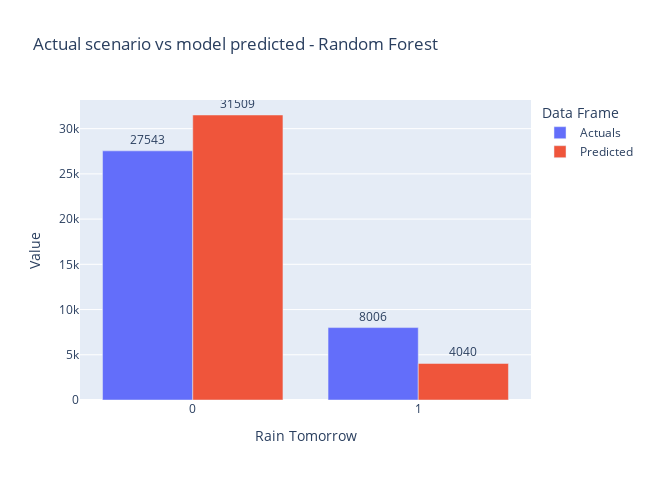

Notebook cell for this chart:
### Code cell
y_valid=pd.DataFrame(y_valid)
#y_valid

y_valid = y_valid['RainTomorrow'].value_counts().sort_index()
#y_valid

#predictions
predictionsdf = pd.DataFrame(predictions, columns=['RainTomorrow_pred'])
#predictionsdf
predictionsdf = predictionsdf['RainTomorrow_pred'].value_counts().sort_index()
#predictionsdf

combined_df = pd.DataFrame({'Rain Tomorrow': y_valid.index, 'Actuals': y_valid.values, 'Predicted': predictionsdf.values})

df_melted = pd.melt(combined_df, id_vars='Rain Tomorrow', value_vars=['Actuals', 'Predicted'], var_name='Data Frame'
                    , value_name='Count')


fig = px.bar(df_melted, x='Rain Tomorrow', y='Count', color='Data Frame',
             labels={'Count': 'Value'},
             title='Actual scenario vs model predicted - Random Forest',
             barmode='group',
             text='Count')

fig.update_traces(textposition='outside', texttemplate='%{text:.0f}')

fig.update_layout(width=650, height=480)
fig.show()

### Figure 1 — Plotly figure (JSON) as saved in the notebook; plotly's stock layout.template omitted (floating-point values rounded to 4 significant figures)
{"data": [{"alignmentgroup": "True", "hovertemplate": "Data Frame=Actuals<br>Rain Tomorrow=%{x}<br>Value=%{text}<extra></extra>", "legendgroup": "Actuals", "marker": {"color": "#636efa", "pattern": {"shape": ""}}, "name": "Actuals", "offsetgroup": "Actuals", "orientation": "v", "showlegend": true, "text": [27543, 8006], "textposition": "outside", "texttemplate": "%{text:.0f}", "type": "bar", "x": [0, 1], "xaxis": "x", "y": [27543, 8006], "yaxis": "y"}, {"alignmentgroup": "True", "hovertemplate": "Data Frame=Predicted<br>Rain Tomorrow=%{x}<br>Value=%{text}<extra></extra>", "legendgroup": "Predicted", "marker": {"color": "#EF553B", "pattern": {"shape": ""}}, "name": "Predicted", "offsetgroup": "Predicted", "orientation": "v", "showlegend": true, "text": [31509, 4040], "textposition": "outside", "texttemplate": "%{text:.0f}", "type": "bar", "x": [0, 1], "xaxis": "x", "y": [31509, 4040], "yaxis": "y"}], "layout": {"barmode": "group", "height": 480, "legend": {"title": {"text": "Data Frame"}, "tracegroupgap": 0}, "title": {"text": "Actual scenario vs model predicted - Random Forest"}, "width": 650, "xaxis": {"anchor": "y", "domain": [0, 1], "title": {"text": "Rain Tomorrow"}}, "yaxis": {"anchor": "x", "domain": [0, 1], "title": {"text": "Value"}}}}
